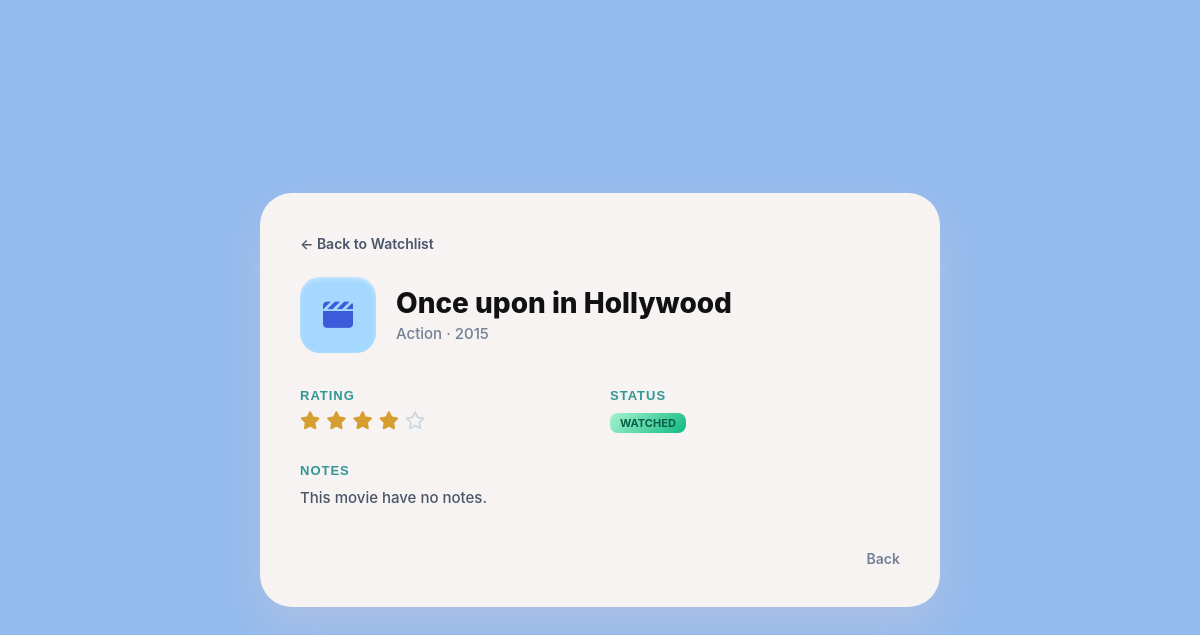
The page /movies/15 on the database its author committed.
### tables this page shows
CREATE TABLE movies (
            id INTEGER PRIMARY KEY AUTOINCREMENT,
            title TEXT NOT NULL,
            genre TEXT,
            release_year INTEGER,
            rating INTEGER,
            status TEXT NOT NULL,
            notes TEXT
        );

### endpoint/movies.py (the view)
@movies_bp.route('/movies/<int:movie_id>', methods=['GET'])
def view_movie(movie_id):
    movie = get_movies_by_id_service(movie_id)
    return render_template('view.html', movie=movie)

### business_logic/movie_service.py (called while the page is built)
def get_movies_by_id_service(movie_id):
    conn = get_db_connection()
    row = conn.execute('SELECT * FROM movies WHERE id = ?', (movie_id,)).fetchone()
    conn.close()
    return Movie.from_row(row) if row else None

### data_access/movie_repository.py (called while the page is built)
def get_db_connection():
    conn = sqlite3.connect(DATABASE)
    conn.row_factory = sqlite3.Row
    return conn

### models/movie.py (called while the page is built)
    def get_stars_html(self):
        html = ""
        for i in range(1, 6):
            if i <= self.rating:
                html += '<i class="fa-solid fa-star active-star"></i>'
            else:
                html += '<i class="fa-regular fa-star inactive-star"></i>'
        return html

    def get_status_class(self):
        return f"status-{self.status.lower().replace(' ', '-')}"

    @classmethod
    def from_row(cls, row):
        if not row:
            return None
        data = dict(row)
        return cls(
            id=data.get('id'),
            title=data.get('title'),
            genre=data.get('genre'),
            release_year=data.get('release_year'),
            rating=data.get('rating'),
            status=data.get('status'),
            notes=data.get('notes')
        )

### templates/view.html (shortened to what this page needs)
<!DOCTYPE html>
<html lang="en">
<head>
    <link rel="stylesheet" href="https://cdnjs.cloudflare.com/ajax/libs/font-awesome/6.4.0/css/all.min.css">
    <link rel="stylesheet" href="{{ url_for('static', filename='css/style.css') }}">
</head>
<body class="bg-dark">
    <div class="page-container">
        <div class="movie-card">
            <div class="top-nav">
                <a href="{{ url_for('movies.index') }}" class="back-to-watchlist">
                    ← Back to Watchlist
                </a>
            </div>
            <div class="card-header">
                <div class="movie-icon-box">
                    <i class="fa-solid fa-clapperboard"></i>
                </div>
                <div class="movie-title-section">
                    <h1 class="movie-title">{{ movie.title }}</h1>
                    <p class="movie-meta">{{ movie.genre }} · {{ movie.year }}</p>
                </div>
            </div>
            <div class="details-grid">
                <div class="grid-item">
                    <h2 class="section-label">RATING</h2>
                    <div class="rating-stars">
                        {{ movie.get_stars_html() | safe }}
                    </div>
                </div>
                <div class="grid-item">
                    <h2 class="section-label">STATUS</h2>
                    <div class="status-value">
                        <span class="status-badge {{ movie.get_status_class() }}">{{ movie.status }}</span>
                    </div>
                </div>
            </div>
            <div class="notes-container">
                <h2 class="section-label">NOTES</h2>
                <p class="notes-text">
                    {{ movie.notes }}
                </p>
            </div>
            <div class="card-footer">
                <a href="{{ url_for('movies.index') }}" class="bottom-back-btn">
                     Back
                </a>
            </div>
        </div>
    </div>
</body>
</html>

### static/css/style.css (style rules this page uses)
h2 { margin-bottom: 25px; color: #333; font-family: sans-serif; }
.rating-stars { color: #f39c12; font-size: 1.2rem; letter-spacing: 2px; }
* { margin: 0; padding: 0; box-sizing: border-box; font-family: -apple-system, BlinkMacSystemFont, "Segoe UI", Roboto, "Helvetica Neue", Arial, sans-serif; }
body.bg-dark { background-color: #94bbed; min-height: 100vh; display: flex; justify-content: center; align-items: center; }
.page-container { width: 100%; max-width: 1200px; padding: 20px; display: flex; justify-content: center; align-items: center; }
.movie-card { background-color: #f7f3f3; width: 100%; max-width: 680px; border-radius: 32px; padding: 40px; box-shadow: 0 20px 40px rgba(243, 206, 206, 0.25); position: relative; }
.top-nav { margin-bottom: 24px; }
.back-to-watchlist { color: #4a5568; text-decoration: none; font-size: 14px; font-weight: 600; transition: color 0.2s ease; }
.card-header { display: flex; align-items: center; gap: 20px; margin-bottom: 35px; }
.movie-icon-box { width: 76px; height: 76px; background-color: #a5d8ff; border-radius: 20px; display: flex; justify-content: center; align-items: center; box-shadow: inset 0 2px 4px rgba(255, 255, 255, 0.4); }
.movie-icon-box i { font-size: 30px; color: #3b5bdb; }
.movie-title-section { flex: 1; }
.movie-title { font-size: 28px; font-weight: 800; color: #111; line-height: 1.2; }
.movie-meta { font-size: 15px; color: #718096; margin-top: 4px; font-weight: 500; }
.details-grid { display: grid; grid-template-columns: 1fr 1fr; gap: 20px; margin-bottom: 30px; }
.section-label { font-size: 13px; font-weight: 700; color: #319795; letter-spacing: 1px; margin-bottom: 8px; }
.rating-stars { display: flex; gap: 4px; }
.active-star { color: #d69e2e; font-size: 18px; }
.inactive-star { color: #cbd5e0; font-size: 18px; }
.status-value { font-size: 16px; font-weight: 700; color: #0d9488; }
.notes-container { margin-bottom: 40px; }
.notes-text { font-size: 15px; color: #4a5568; line-height: 1.6; font-weight: 500; }
.card-footer { display: flex; justify-content: flex-end; }
.bottom-back-btn { color: #718096; text-decoration: none; font-size: 14px; font-weight: 600; transition: color 0.2s ease; }
* { margin: 0; padding: 0; box-sizing: border-box; font-family: -apple-system, BlinkMacSystemFont, "Segoe UI", Roboto, Helvetica, Arial, sans-serif; }
.status-watched { background: linear-gradient(135deg, #a7f3d0, #10b981); }
.status-badge { font-size: 11px; font-weight: 700; padding: 3px 10px; border-radius: 8px; text-transform: uppercase; display: inline-block; }
.status-badge.status-watched { background-color: #ecfdf5; color: #065f46; }

### rows shown on the page
movies: title "Once upon in Hollywood", genre "Action", year "2015", status "WATCHED"

### other values the page prints
{{ movie.notes }} "This movie have no notes."
